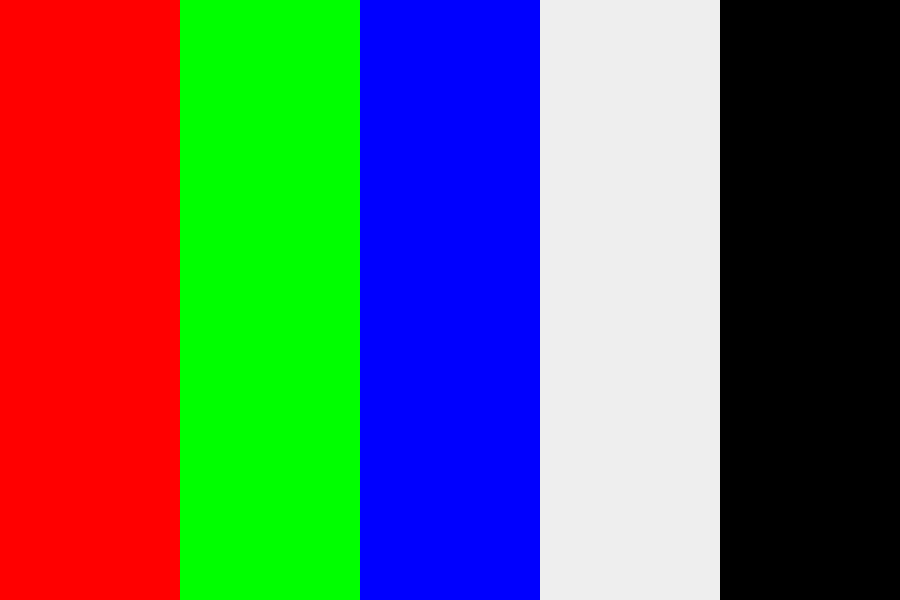
#> input picture segunda_etapa/rgb.png, 900 x 600 px
$ python segunda_etapa.py
#> lines starting #> are read from the running program, lines starting #| are printed output that depends on the picture
import cv2

img = cv2.imread('rgb.png')
#> img is the input picture: shape (600, 900, 3); mean B, G, R 98.6, 98.6, 98.6
height, width, depth = img.shape
#> height = 600; width = 900; depth = 3

for l in img:
    for c in l:

        (b,g,r) = c
        print(r, g, b)

        c[0] += 10
        c[1] += 10
        c[2] += 10
#> this loop made 600 passes
#> (printed output is left out)
#> after the loop, c = [10, 10, 10]

cv2.imwrite('resultado.png',img)
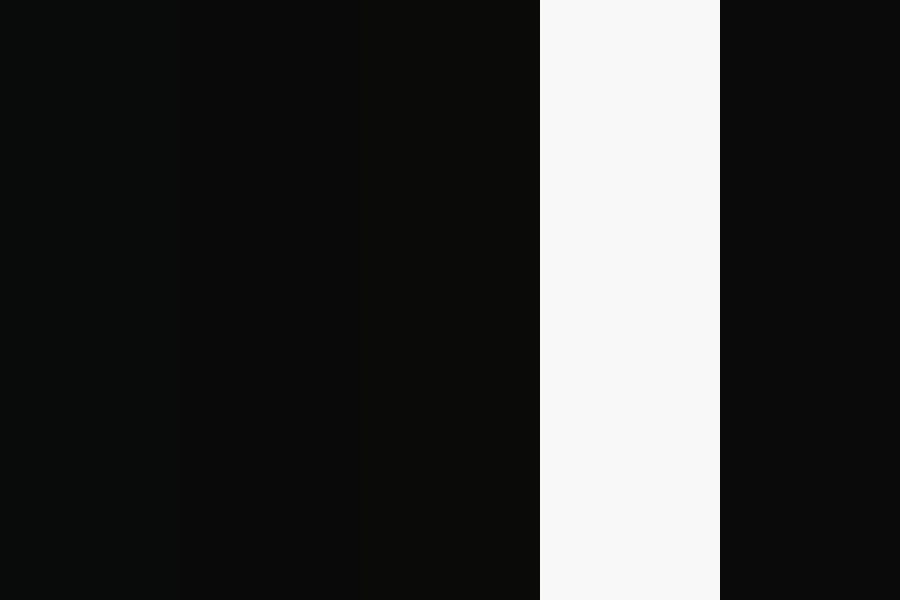
#> saved as resultado.png: shape (600, 900, 3); mean B, G, R 57.4, 57.4, 57.4
cv2.imshow('rgb2.png',img)
cv2.waitKey()
